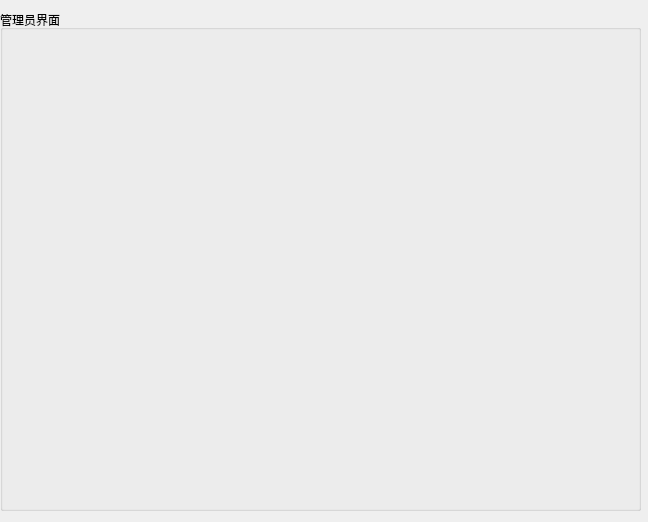
<?xml version="1.0" encoding="UTF-8"?>
<ui version="4.0">
 <class>administrator</class>
 <widget class="QDialog" name="administrator">
  <property name="geometry">
   <rect>
    <x>0</x>
    <y>0</y>
    <width>648</width>
    <height>522</height>
   </rect>
  </property>
  <property name="windowTitle">
   <string>Dialog</string>
  </property>
  <widget class="QGroupBox" name="groupBox">
   <property name="geometry">
    <rect>
     <x>0</x>
     <y>10</y>
     <width>641</width>
     <height>501</height>
    </rect>
   </property>
   <property name="title">
    <string>管理员界面</string>
   </property>
  </widget>
 </widget>
 <resources/>
 <connections/>
</ui>
